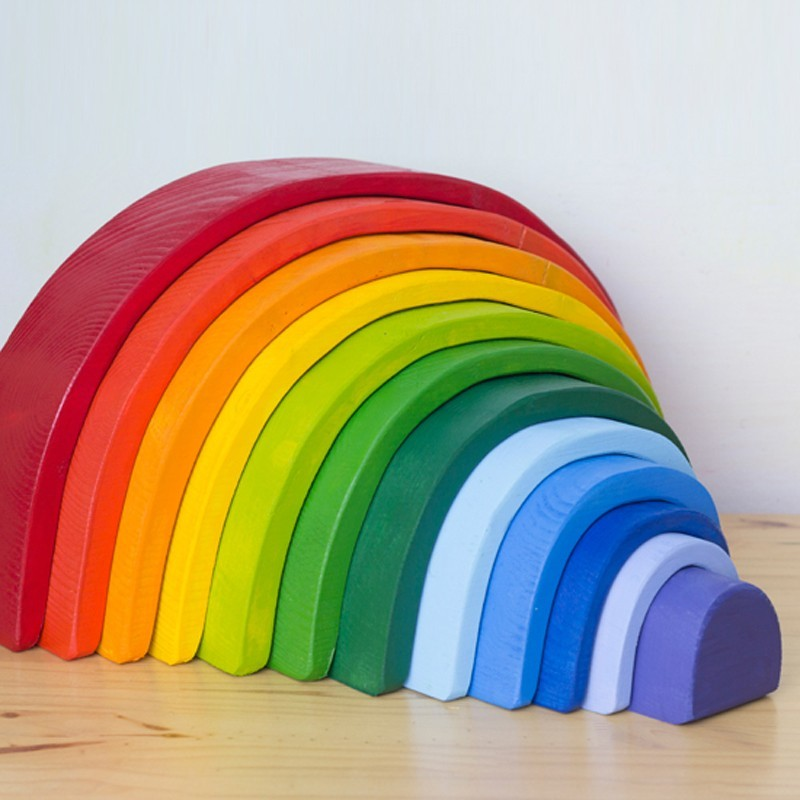
#> input picture 05_computer_vision/images/arcoiris.jpg, 800 x 800 px
$ python -i figureDetector.py   (imports and definitions only)
#> lines starting #> are read from the running program, lines starting #| are printed output that depends on the picture; after the words box and inside, x2 and y2 are one past the last pixel; in counts of white or black regions, pixels touching at a corner belong together
#> further down, picture is the input picture: shape (800, 800, 3); mean B, G, R 138.3, 162.9, 179.1
import cv2
import numpy as np
import matplotlib.pyplot as plt

class FigureDetector:
    def __init__(self, img):
        self.img = img
        self.img_eroded = np.zeros(img.shape)
        self.img_dilated = np.zeros(img.shape)
        self.img_gray = np.zeros(img.shape)
        self.img_gaus = np.zeros(img.shape)
        self.img_contoured = np.zeros(img.shape)
        self.img_text = np.zeros(img.shape)
        self.contours = 0 #guarda los datos de los contornos

    #puse muchos copy, tal vez alguno esta de mas
    def process_image(self, kernel=5):
#> called with kernel = 5
        img = np.copy(self.img)
        self.img_gray= cv2.cvtColor(img, cv2.COLOR_BGR2GRAY)
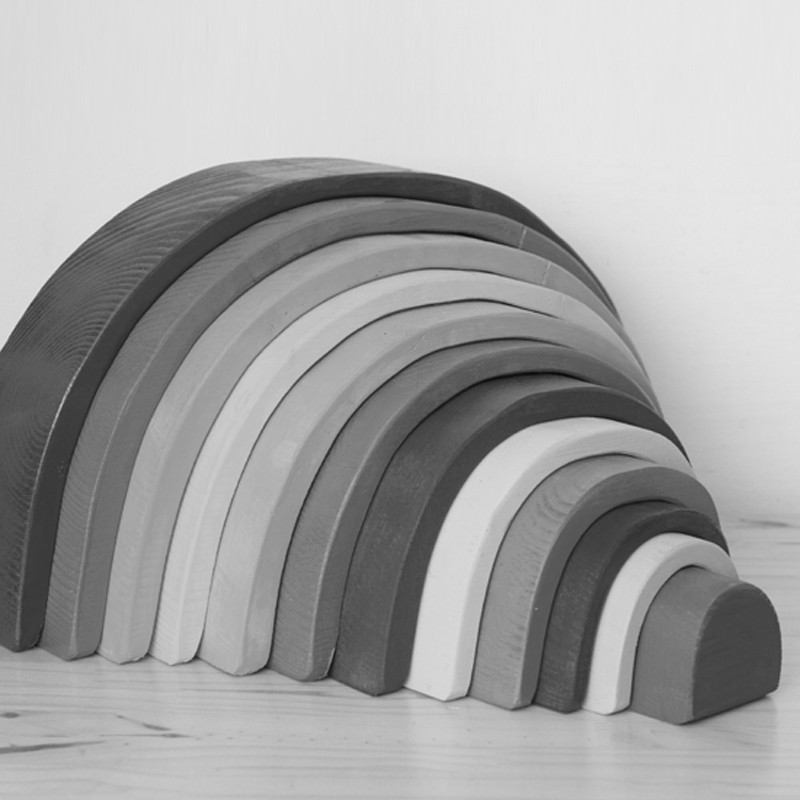
#> self.img_gray: shape (800, 800); min 8, max 233, mean 164.9
        self.filter_image(kernel)
        self.draw_contours()

    def filter_image(self, kernel):
#> called with kernel = 5
        img = np.copy(self.img_gray)
        self.img_gaus = cv2.GaussianBlur(img, (kernel, kernel), 0)

        self.img_canny = cv2.Canny(self.img_gaus, 10, 150)
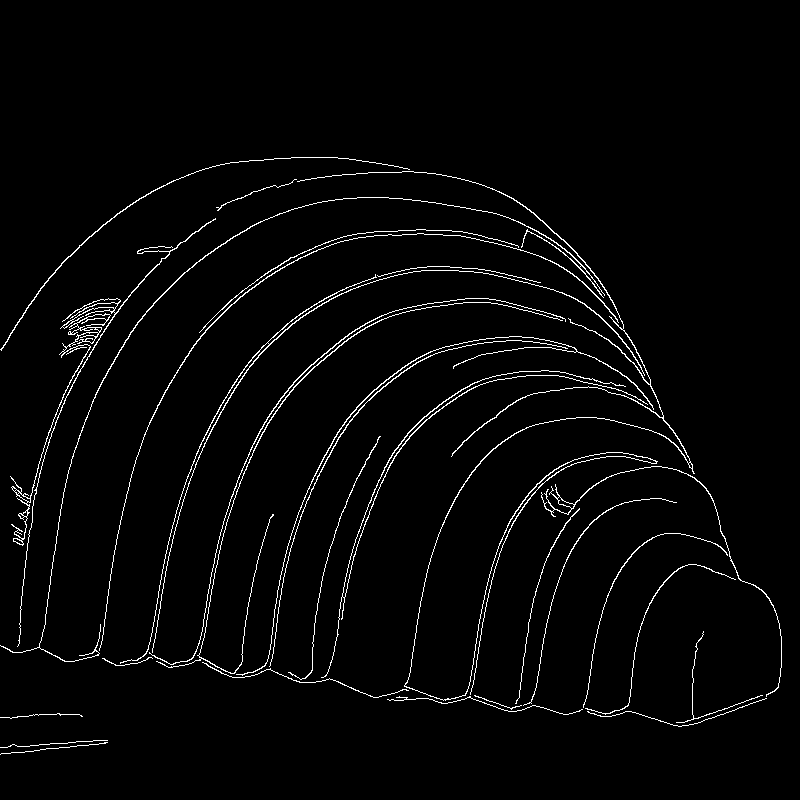
#> self.img_canny: shape (800, 800); 2.6% white in thin lines or dots, all inside (x1, y1, x2, y2) = (0, 157, 782, 755)
        self.img_dilated = cv2.dilate(self.img_canny, None, iterations=1)
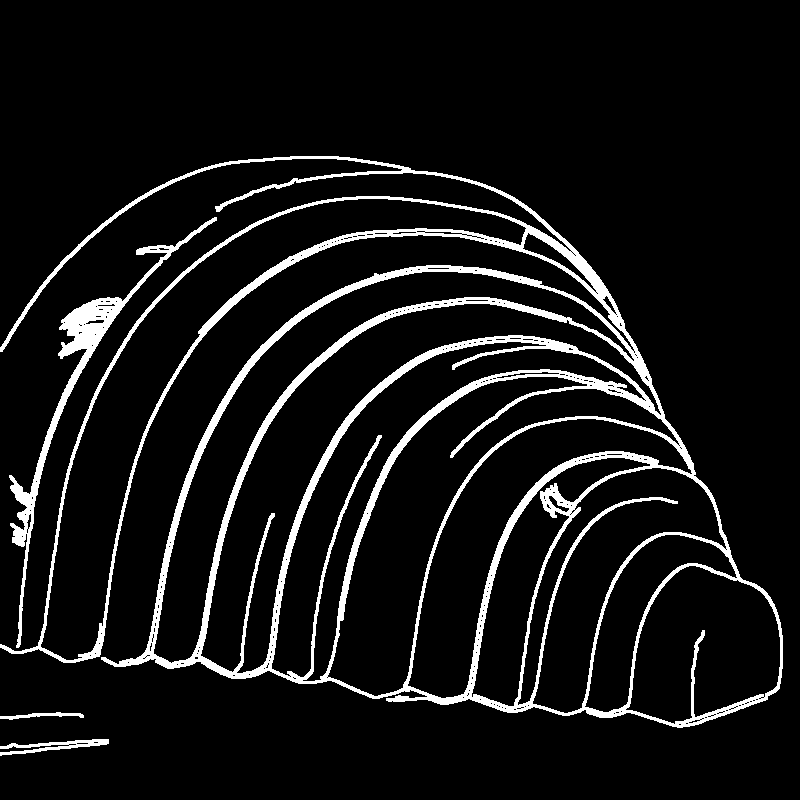
#> self.img_dilated: shape (800, 800); 8.2% white; 4 white regions, box (x1, y1, x2, y2) and area: (0, 156, 783, 728) 46464, (9, 217, 217, 648) 5195, (0, 739, 109, 756) 697, (0, 712, 84, 720) 281
        self.img_eroded = cv2.erode(self.img_dilated, None, iterations=1)
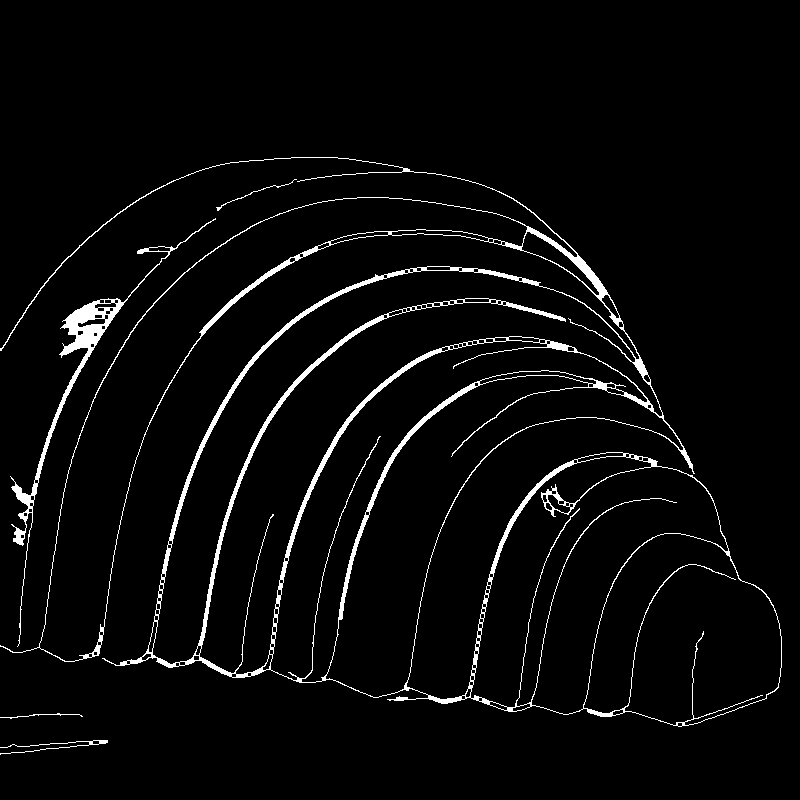
#> self.img_eroded: shape (800, 800); 3.7% white; 5 white regions

    def draw_contours(self):
        img = np.copy(self.img_eroded)
        img2 = np.copy(self.img)
        self.contours, _ = cv2.findContours(img, cv2.RETR_EXTERNAL, cv2.CHAIN_APPROX_SIMPLE)
#> self.contours = 5 contours, 2 with area under 20; largest, box (x1, y1, x2, y2) and area: (0, 157, 782, 727) 226018, (10, 218, 216, 647) 2986, (0, 740, 108, 755) 60
        self.img_contoured = cv2.drawContours(img2, self.contours, -1, (0,255,0), 2)
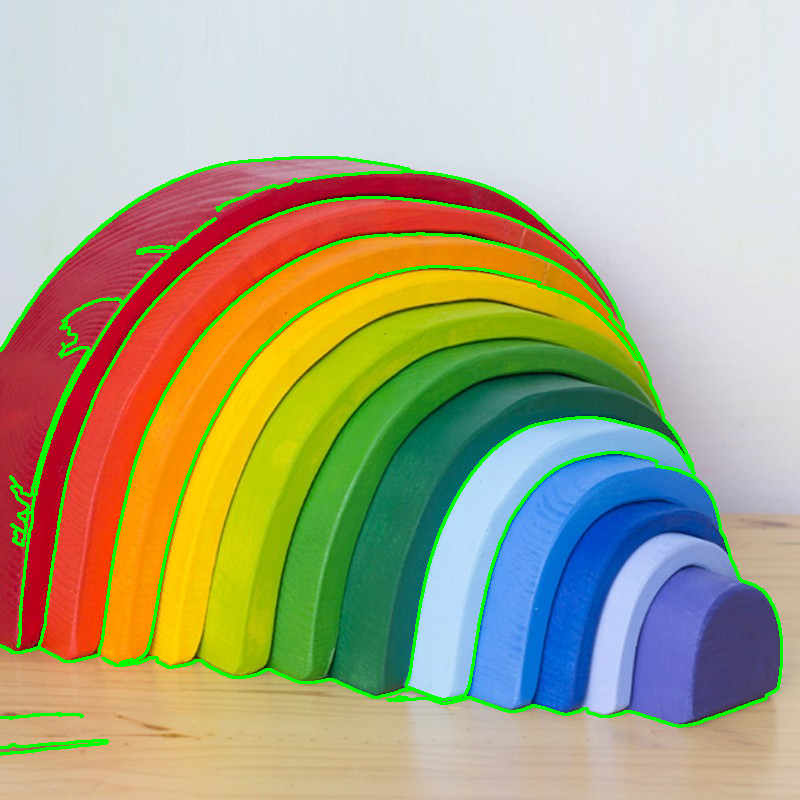
#> self.img_contoured: shape (800, 800, 3); mean B, G, R 135, 168.6, 172.7

        print("Se detectan ", len(self.contours), " contornos")
#| Se detectan  5  contornos

    def whichFigure(self):
        #queria que sobre la figura con los contornos verdes pusiera los nombre pero no me resulta:(
        self.img_text = np.copy(self.img_contoured)

        for c in self.contours:
            porc = 0.02 #a prueba y error
            epsilon = porc * cv2.arcLength(c,True)
            approx = cv2.approxPolyDP(c,epsilon,True)
            x,y,w,h = cv2.boundingRect(approx) #w y h son para diferenciar un rectangulo de un cuadrado

            # aqui hay que poner otro condicional por si detecta 2 figuras en la misma imagen, eso debe ser otra var
            if len(approx)==3:
                cv2.putText(self.img_text,'Triangulo', (x,y-5),1,1.5,(0,255,0),2)
                var = 3
            if len(approx)==4:
                cv2.putText(self.img_text,'Cuadrado', (x,y-5),1,1.5,(0,255,0),2)
                var = 4
            if len(approx)==5:
                cv2.putText(self.img_text,'Pentagono', (x,y-5),1,1.5,(0,255,0),2)
                var = 5
            if len(approx)==6:
                cv2.putText(self.img_text,'Hexagono', (x,y-5),1,1.5,(0,255,0),2)
                var = 6

        return var

>>> import cv2
>>> picture = cv2.imread('../05_computer_vision/images/arcoiris.jpg')
>>> result = FigureDetector(picture).process_image()
